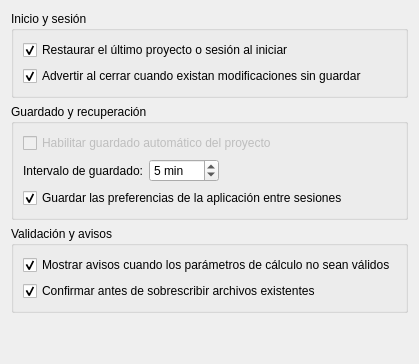
        <widget class="QWidget" name="tab">
         <attribute name="title">
          <string>General</string>
         </attribute>
         <layout class="QGridLayout" name="gridLayout_3">
          <item row="0" column="0">
           <widget class="QGroupBox" name="groupBox">
            <property name="title">
             <string>Inicio y sesión</string>
            </property>
            <layout class="QGridLayout" name="gridLayout_4">
             <item row="0" column="0">
              <widget class="QCheckBox" name="checkBox">
               <property name="text">
                <string>Restaurar el último proyecto o sesión al iniciar</string>
               </property>
               <property name="checked">
                <bool>true</bool>
               </property>
              </widget>
             </item>
             <item row="1" column="0">
              <widget class="QCheckBox" name="checkBox_2">
               <property name="text">
                <string>Advertir al cerrar cuando existan modificaciones sin guardar</string>
               </property>
               <property name="checked">
                <bool>true</bool>
               </property>
              </widget>
             </item>
            </layout>
           </widget>
          </item>
          <item row="1" column="0">
           <widget class="QGroupBox" name="groupBox_2">
            <property name="title">
             <string>Guardado y recuperación</string>
            </property>
            <layout class="QGridLayout" name="gridLayout_5">
             <item row="1" column="0">
              <widget class="QLabel" name="lblIntervalo">
               <property name="text">
                <string>Intervalo de guardado:</string>
               </property>
               <property name="wordWrap">
                <bool>true</bool>
               </property>
              </widget>
             </item>
             <item row="1" column="1">
              <widget class="QSpinBox" name="spinIntervaloGuardado">
               <property name="suffix">
                <string> min</string>
               </property>
               <property name="minimum">
                <number>1</number>
               </property>
               <property name="maximum">
                <number>120</number>
               </property>
               <property name="singleStep">
                <number>1</number>
               </property>
               <property name="value">
                <number>5</number>
               </property>
              </widget>
             </item>
             <item row="1" column="2">
              <spacer name="horizontalSpacer_2">
               <property name="orientation">
                <enum>Qt::Orientation::Horizontal</enum>
               </property>
               <property name="sizeHint" stdset="0">
                <size>
                 <width>40</width>
                 <height>20</height>
                </size>
               </property>
              </spacer>
             </item>
             <item row="0" column="0" colspan="3">
              <widget class="QCheckBox" name="chkGuardadoAuto">
               <property name="enabled">
                <bool>false</bool>
               </property>
               <property name="text">
                <string>Habilitar guardado automático del proyecto</string>
               </property>
               <property name="checked">
                <bool>false</bool>
               </property>
              </widget>
             </item>
             <item row="3" column="0" colspan="3">
              <widget class="QCheckBox" name="chkGuardarPrefs">
               <property name="enabled">
                <bool>true</bool>
               </property>
               <property name="text">
                <string>Guardar las preferencias de la aplicación entre sesiones</string>
               </property>
               <property name="checked">
                <bool>true</bool>
               </property>
              </widget>
             </item>
            </layout>
           </widget>
          </item>
          <item row="2" column="0">
           <widget class="QGroupBox" name="groupBox_3">
            <property name="title">
             <string>Validación y avisos</string>
            </property>
            <layout class="QGridLayout" name="gridLayout_6">
             <item row="0" column="0">
              <widget class="QCheckBox" name="chkAvisosDatos">
               <property name="enabled">
                <bool>true</bool>
               </property>
               <property name="text">
                <string>Mostrar avisos cuando los parámetros de cálculo no sean válidos</string>
               </property>
               <property name="checked">
                <bool>true</bool>
               </property>
              </widget>
             </item>
             <item row="1" column="0">
              <widget class="QCheckBox" name="chkAvisosSobrescribir">
               <property name="enabled">
                <bool>true</bool>
               </property>
               <property name="text">
                <string>Confirmar antes de sobrescribir archivos existentes</string>
               </property>
               <property name="checked">
                <bool>true</bool>
               </property>
              </widget>
             </item>
            </layout>
           </widget>
          </item>
          <item row="3" column="0">
           <spacer name="verticalSpacer">
            <property name="orientation">
             <enum>Qt::Orientation::Vertical</enum>
            </property>
            <property name="sizeHint" stdset="0">
             <size>
              <width>20</width>
              <height>40</height>
             </size>
            </property>
           </spacer>
          </item>
         </layout>
        </widget>
